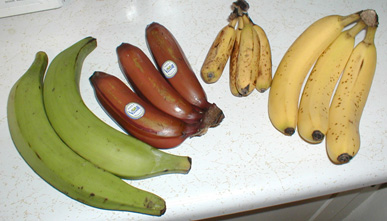
#> input picture Bananavarieties.jpg, 387 x 221 px, given in place of the camera
$ python config.py
#> lines starting #> are read from the running program, lines starting #| are printed output that depends on the picture; after the words box and inside, x2 and y2 are one past the last pixel; in counts of white or black regions, pixels touching at a corner belong together
### black-box-detector/utils.py
import cv2
import typing


def applyBlurring(
    frame: cv2.typing.MatLike, kernel_size: typing.Tuple[int, ...]
) -> cv2.typing.MatLike:
    try:
        result = cv2.GaussianBlur(frame, kernel_size, 0)
    except cv2.error:
        result = frame
    return result


def edgeDet(frame: cv2.typing.MatLike) -> cv2.typing.MatLike:
    result = cv2.Canny(frame, 100, 150)
    return result

### black-box-detector/config.py
import cv2
import numpy as np
import utils

win_name = "Black Box Configuration"

cv2.namedWindow(win_name)
cap = cv2.VideoCapture(0)


def gray_bgr(frame):
    return cv2.cvtColor(frame, cv2.COLOR_GRAY2BGR)


def _empty(a):
    pass


cv2.createTrackbar("Gray Min", win_name, 0, 255, _empty)
cv2.createTrackbar("Gray Max", win_name, 0, 255, _empty)
cv2.createTrackbar("Blurring Kernel", win_name, 1, 21, _empty)

while True:
    ret, frame = cap.read()
#> frame is the input picture: shape (221, 387, 3); mean B, G, R 142.9, 172.6, 180.3
    frame = cv2.resize(frame, (180, 100))
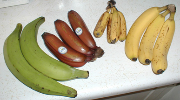
#> frame: shape (100, 180, 3); mean B, G, R 142.8, 172.5, 180.1

    gray_f = cv2.cvtColor(frame, cv2.COLOR_BGR2GRAY)
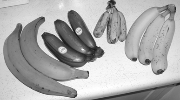
#> gray_f: shape (100, 180); min 23, max 255, mean 171.4

    eq_f = cv2.equalizeHist(gray_f)
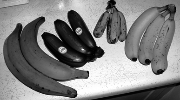
#> eq_f: shape (100, 180); min 0, max 255, mean 128.3

    gray_min = cv2.getTrackbarPos("Gray Min", win_name)
    gray_max = cv2.getTrackbarPos("Gray Max", win_name)
    blur_kernel = cv2.getTrackbarPos("Blurring Kernel", win_name)

    # Blurring the frame
    blurred_f = utils.applyBlurring(eq_f, tuple([blur_kernel, blur_kernel]))

    mask = cv2.inRange(blurred_f, gray_min, gray_max)
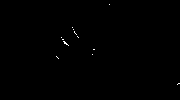
#> mask: shape (100, 180); 0.17% white in thin lines or dots, all inside (x1, y1, x2, y2) = (56, 4, 180, 85)

    result_frames = np.concatenate(
        (frame, gray_bgr(gray_f), gray_bgr(eq_f), gray_bgr(blurred_f), gray_bgr(mask)),
        axis=1,
    )
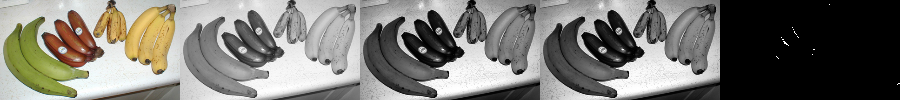
#> result_frames: shape (100, 900, 3); mean B, G, R 114.3, 120.2, 121.7

    cv2.imshow(win_name, result_frames)

    if cv2.waitKey(1) == ord("q"):
#> (key q is pressed here)
        break

cap.release()
cv2.destroyAllWindows()

$ run again, on gabriel-herter-zIBetXW-WRk-unsplash.jpg
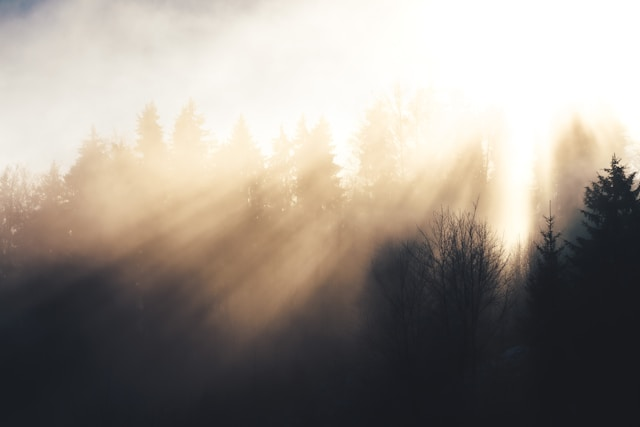
#> input picture gabriel-herter-zIBetXW-WRk-unsplash.jpg, 640 x 427 px, given in place of the camera
#> frame is the input picture: shape (427, 640, 3); mean B, G, R 136.7, 145.1, 153
#> frame: shape (100, 180, 3)
#> `eq_f = cv2.equalizeHist(gray_f)`:
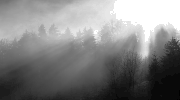
#> eq_f: shape (100, 180); min 0, max 255, mean 129.7
#> mask: shape (100, 180); 0.04% white in thin lines or dots, all inside (x1, y1, x2, y2) = (177, 90, 180, 100)
#> `result_frames = np.concatenate( (frame, gray_bgr(gray_f), gray_bgr(eq_..`:
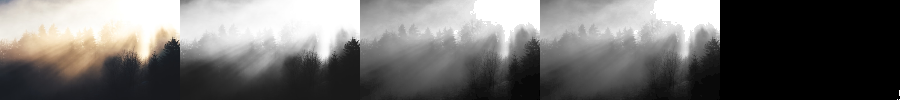
#> result_frames: shape (100, 900, 3); mean B, G, R 108.5, 110.2, 111.8
